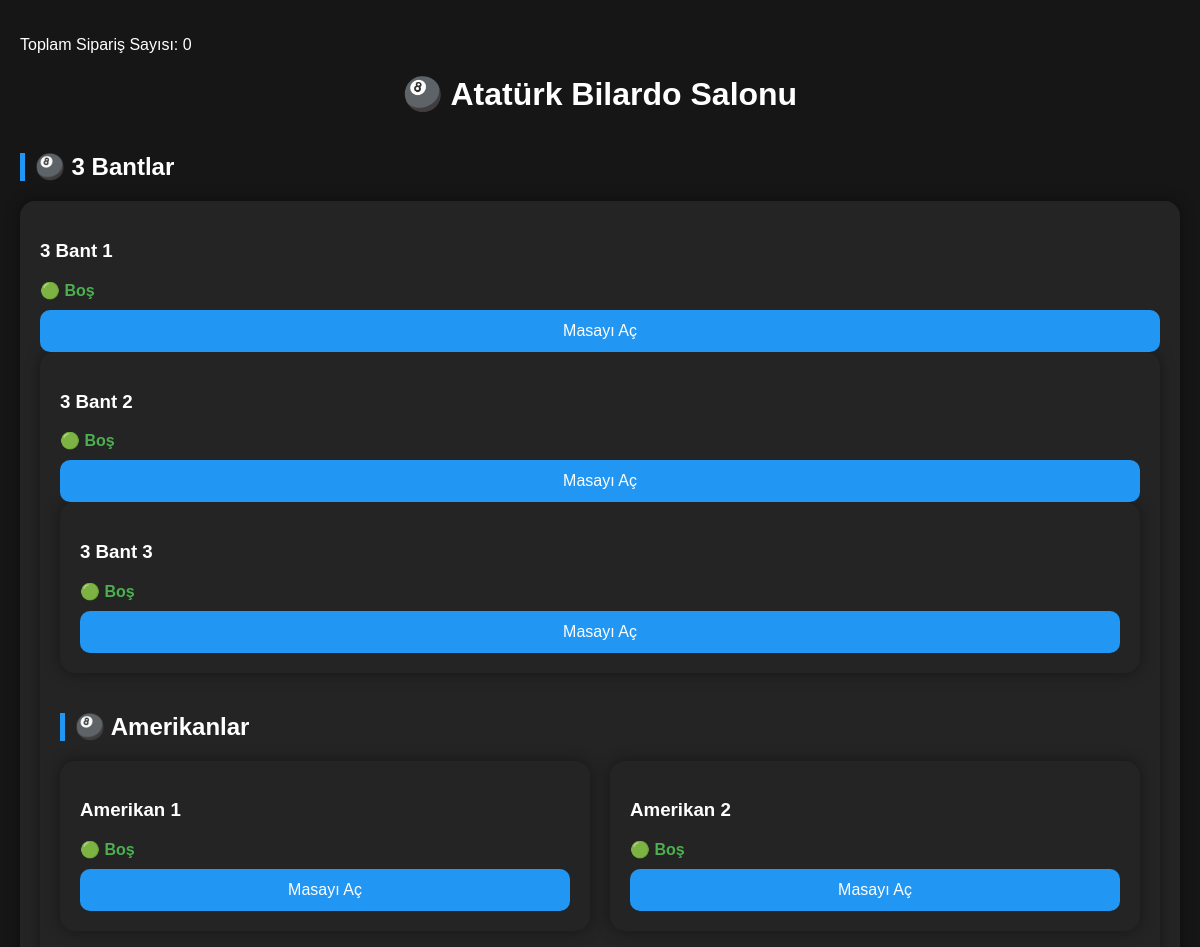
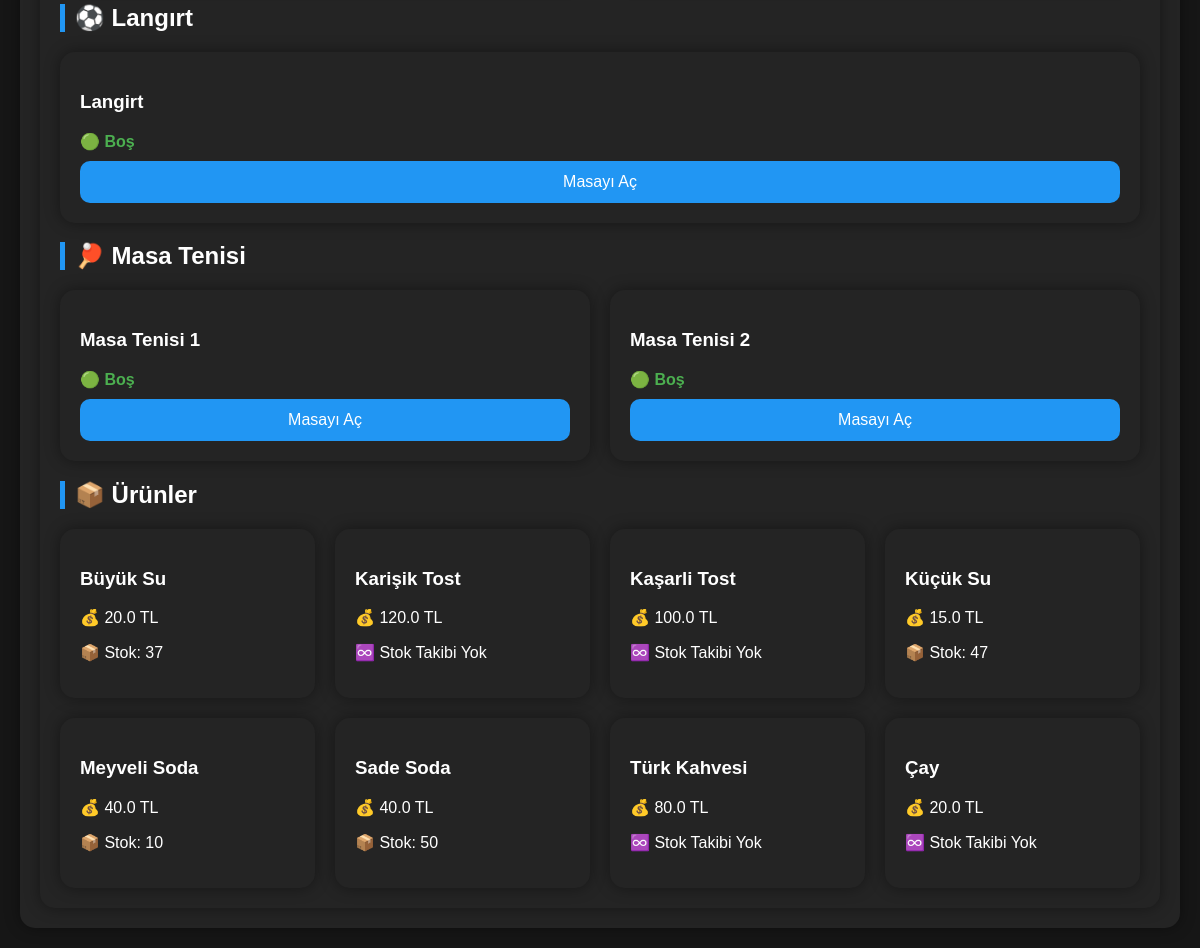
The page / on the database its author committed (2 pictures, top to bottom).
### app.py (models this page shows)
class Masa(db.Model):
    id = db.Column(
        db.Integer,
        primary_key=True
    )
    isim = db.Column(
        db.String(100),
        nullable=False
    )
    tip = db.Column(
        db.String(50),
        nullable=False
    )
    aktif = db.Column(
        db.Boolean,
        default=False
    )
    acilis_zamani = db.Column(
        db.DateTime,
        nullable=True
    )

class Urun(db.Model):
    id = db.Column(
        db.Integer,
        primary_key=True
    )
    isim = db.Column(
        db.String(100),
        nullable=False
    )
    fiyat = db.Column(
        db.Float,
        nullable=False
    )
    stok = db.Column(
        db.Integer,
        nullable=True
    )
    stok_takibi = db.Column(
        db.Boolean,
        default=True
    )
    minimum_stok = db.Column(
        db.Integer,
        nullable=True
    )
    aktif = db.Column(
        db.Boolean,
        default=True
    )

### app.py (the view, shortened to what this page needs)
@app.route("/")
def home():
    masalar = Masa.query.all()
    urunler = Urun.query.order_by(
        Urun.isim
    ).all()
    siparisler = Siparis.query.all()
    urun_dict = {}
    fiyat_dict = {}
    for urun in urunler:
        urun_dict[urun.id] = urun.isim
        fiyat_dict[urun.id] = urun.fiyat
    siparis_ozet = {}
    siparis_toplamlari = {}
    return render_template(
        "index.html",
        masalar=masalar,
        urunler=urunler,
        siparisler=siparisler,
        urun_dict=urun_dict,
        siparis_ozet=siparis_ozet,
        siparis_toplamlari=siparis_toplamlari,
        genel_toplamlar={},
        simdi=datetime.now(),
        ucretler=UCRETLER
    )

### templates/index.html (shortened to what this page needs)
<!DOCTYPE html>
<html lang="tr">
<head>
</head>
<body>
<p>Toplam Sipariş Sayısı: {{ siparisler|length }}</p>
<h1>🎱 Atatürk Bilardo Salonu</h1>
<div class="kategori">
<h2>🎱 3 Bantlar</h2>
<div class="container">
{% for masa in masalar %}
    {% if masa.tip == "3_bant" %}
    <div class="card">
        <h3>{{ masa.isim }}</h3>
        {% if masa.aktif %}
    <div class="status">🔴 Aktif</div>
<p class="sure"
   data-acilis="{{ masa.acilis_zamani.timestamp() }}">
   ⏱️ Hesaplanıyor...
</p>
<h3 class="ucret"
    data-saatlik="{{ ucretler[masa.tip] }}"
    data-acilis="{{ masa.acilis_zamani.timestamp() }}">
    💰 Hesaplanıyor...
</h3>
<button onclick="masaKapat({{ masa.id }})">
    Masayı Kapat
</button>
<h4>🧾 Siparişler</h4>
{% if masa.id in siparis_ozet %}
{% for urun_adi, veri in siparis_ozet[masa.id].items() %}
<p>
    🥤 {{ urun_adi }} x{{ veri.adet }}
    <button
        onclick="siparisAzalt(
            {{ masa.id }},
            {{ veri.urun_id }}
        )">
        ➖
    </button>
    <button
        onclick="siparisArttir(
            {{ masa.id }},
            {{ veri.urun_id }}
        )">
        ➕
    </button>
    <button
        onclick="siparisSil(
            {{ masa.id }},
            {{ veri.urun_id }}
        )">
        ❌
    </button>
</p>
{% endfor %}
{% else %}
    <p>Henüz sipariş yok</p>
{% endif %}
<h4>
    💰 Sipariş Toplamı:
    {{ siparis_toplamlari.get(masa.id, 0) }} TL
</h4>
<h4 class="genel-toplam"
    data-siparis="{{ siparis_toplamlari.get(masa.id, 0) }}">
    🧾 Genel Toplam: Hesaplanıyor...
</h4>
<form action="/siparis_ekle_form" method="post">
    <input
        type="hidden"
        name="masa_id"
        value="{{ masa.id }}"
    >
    <select name="urun_id">
        {% for urun in urunler %}
            <option value="{{ urun.id }}">
                {{ urun.isim }}
            </option>
        {% endfor %}
    </select>
    <br><br>
    <button
        type="button"
        onclick="adetAzalt(this)">
        ➖
    </button>
    <input
        type="number"
        name="adet"
        value="1"
        min="1"
        style="width:60px;text-align:center;"
    >
    <button
        type="button"
        onclick="adetArttir(this)">
        ➕
    </button>
    <br><br>
    <button type="submit">
        🛒 Sipariş Ekle
    </button>
</form>
{% else %}
    <div class="status">🟢 Boş</div>
<button onclick="masaAc({{ masa.id }})">
    Masayı Aç
</button>
{% endif %}
    {% endif %}
{% endfor %}
</div>
<div class="kategori">
<h2>🎱 Amerikanlar</h2>
<div class="container">
{% for masa in masalar %}
    {% if masa.tip == "amerikan" %}
    <div class="card">
        <h3>{{ masa.isim }}</h3>
        {% if masa.aktif %}
            <div class="status">🔴 Aktif</div>
            <p class="sure"
               data-acilis="{{ masa.acilis_zamani.timestamp() }}">
               ⏱️ Hesaplanıyor...
            </p>
            <h3 class="ucret"
                data-saatlik="{{ ucretler[masa.tip] }}"
                data-acilis="{{ masa.acilis_zamani.timestamp() }}">
                💰 Hesaplanıyor...
            </h3>
<button onclick="masaKapat({{ masa.id }})">
    Masayı Kapat
</button>
<h4>🧾 Siparişler</h4>
{% if masa.id in siparis_ozet %}
{% for urun_adi, veri in siparis_ozet[masa.id].items() %}
<p>
    🥤 {{ urun_adi }} x{{ veri.adet }}
    <button
        onclick="siparisAzalt(
            {{ masa.id }},
            {{ veri.urun_id }}
        )">
        ➖
    </button>
    <button
        onclick="siparisArttir(
            {{ masa.id }},
            {{ veri.urun_id }}
        )">
        ➕
    </button>
    <button
        onclick="siparisSil(
            {{ masa.id }},
            {{ veri.urun_id }}
        )">
        ❌
    </button>
</p>
{% endfor %}
{% else %}
    <p>Henüz sipariş yok</p>
{% endif %}
<h4>
    💰 Sipariş Toplamı:
    {{ siparis_toplamlari.get(masa.id, 0) }} TL
</h4>
<h4 class="genel-toplam"
    data-siparis="{{ siparis_toplamlari.get(masa.id, 0) }}">
    🧾 Genel Toplam: Hesaplanıyor...
</h4>
<form action="/siparis_ekle_form" method="post">
    <input
        type="hidden"
        name="masa_id"
        value="{{ masa.id }}"
    >
    <select name="urun_id">
        {% for urun in urunler %}
            <option value="{{ urun.id }}">
                {{ urun.isim }}
            </option>
        {% endfor %}
    </select>
    <br><br>
    <button
        type="button"
        onclick="adetAzalt(this)">
        ➖
    </button>
    <input
        type="number"
        name="adet"
        value="1"
        min="1"
        style="width:60px;text-align:center;"
    >
    <button
        type="button"
        onclick="adetArttir(this)">
        ➕
    </button>
    <br><br>
    <button type="submit">
        🛒 Sipariş Ekle
    </button>
</form>
        {% else %}
            <div class="status">🟢 Boş</div>
<button onclick="masaAc({{ masa.id }})">
    Masayı Aç
</button>
        {% endif %}
    </div>
    {% endif %}
{% endfor %}
</div>
<h2>⚽ Langırt</h2>
<div class="container">
{% for masa in masalar %}
    {% if masa.tip == "langirt" %}
    <div class="card">
        <h3>{{ masa.isim }}</h3>
        {% if masa.aktif %}
            <div class="status">🔴 Aktif</div>
            <p class="sure"
               data-acilis="{{ masa.acilis_zamani.timestamp() }}">
               ⏱️ Hesaplanıyor...
            </p>
            <h3 class="ucret"
                data-saatlik="{{ ucretler[masa.tip] }}"
                data-acilis="{{ masa.acilis_zamani.timestamp() }}">
                💰 Hesaplanıyor...
            </h3>
            <button onclick="masaKapat({{ masa.id }})">
                Masayı Kapat
            </button>
<h4>🧾 Siparişler</h4>
{% if masa.id in siparis_ozet %}
{% for urun_adi, veri in siparis_ozet[masa.id].items() %}
<p>
    🥤 {{ urun_adi }} x{{ veri.adet }}
    <button
        onclick="siparisAzalt(
            {{ masa.id }},
            {{ veri.urun_id }}
        )">
        ➖
    </button>
    <button
        onclick="siparisArttir(
            {{ masa.id }},
            {{ veri.urun_id }}
        )">
        ➕
    </button>
    <button
        onclick="siparisSil(
            {{ masa.id }},
            {{ veri.urun_id }}
        )">
        ❌
    </button>
</p>
{% endfor %}
{% else %}
    <p>Henüz sipariş yok</p>
{% endif %}
<h4>
    💰 Sipariş Toplamı:
    {{ siparis_toplamlari.get(masa.id, 0) }} TL
</h4>
<h4 class="genel-toplam"
    data-siparis="{{ siparis_toplamlari.get(masa.id, 0) }}">
    🧾 Genel Toplam: Hesaplanıyor...
</h4>
<form action="/siparis_ekle_form" method="post">
    <input
        type="hidden"
        name="masa_id"
        value="{{ masa.id }}"
    >
    <select name="urun_id">
        {% for urun in urunler %}
            <option value="{{ urun.id }}">
                {{ urun.isim }}
            </option>
        {% endfor %}
    </select>
    <br><br>
    <button
        type="button"
        onclick="adetAzalt(this)">
        ➖
    </button>
    <input
        type="number"
        name="adet"
        value="1"
        min="1"
        style="width:60px;text-align:center;"
    >
    <button
        type="button"
        onclick="adetArttir(this)">
        ➕
    </button>
    <br><br>
    <button type="submit">
        🛒 Sipariş Ekle
    </button>
</form>
        {% else %}
            <div class="status">🟢 Boş</div>
            <button onclick="masaAc({{ masa.id }})">
                Masayı Aç
            </button>
        {% endif %}
    </div>
    {% endif %}
{% endfor %}
</div>
<h2>🏓 Masa Tenisi</h2>
<div class="container">
{% for masa in masalar %}
    {% if masa.tip == "masa_tenisi" %}
    <div class="card">
        <h3>{{ masa.isim }}</h3>
        {% if masa.aktif %}
            <div class="status">🔴 Aktif</div>
            <p class="sure"
               data-acilis="{{ masa.acilis_zamani.timestamp() }}">
               ⏱️ Hesaplanıyor...
            </p>
            <h3 class="ucret"
                data-saatlik="{{ ucretler[masa.tip] }}"
                data-acilis="{{ masa.acilis_zamani.timestamp() }}">
                💰 Hesaplanıyor...
            </h3>
<button onclick="masaKapat({{ masa.id }})">
    Masayı Kapat
</button>
<h4>🧾 Siparişler</h4>
{% if masa.id in siparis_ozet %}
{% for urun_adi, veri in siparis_ozet[masa.id].items() %}
<p>
    🥤 {{ urun_adi }} x{{ veri.adet }}
    <button
        onclick="siparisAzalt(
            {{ masa.id }},
            {{ veri.urun_id }}
        )">
        ➖
    </button>
    <button
        onclick="siparisArttir(
            {{ masa.id }},
            {{ veri.urun_id }}
        )">
        ➕
    </button>
    <button
        onclick="siparisSil(
            {{ masa.id }},
            {{ veri.urun_id }}
        )">
        ❌
    </button>
</p>
{% endfor %}
{% else %}
    <p>Henüz sipariş yok</p>
{% endif %}
<h4>
    💰 Sipariş Toplamı:
    {{ siparis_toplamlari.get(masa.id, 0) }} TL
</h4>
<h4 class="genel-toplam"
    data-siparis="{{ siparis_toplamlari.get(masa.id, 0) }}">
    🧾 Genel Toplam: Hesaplanıyor...
</h4>
<form action="/siparis_ekle_form" method="post">
    <input
        type="hidden"
        name="masa_id"
        value="{{ masa.id }}"
    >
    <select name="urun_id">
        {% for urun in urunler %}
            <option value="{{ urun.id }}">
                {{ urun.isim }}
            </option>
        {% endfor %}
    </select>
    <br><br>
    <button
        type="button"
        onclick="adetAzalt(this)">
        ➖
    </button>
    <input
        type="number"
        name="adet"
        value="1"
        min="1"
        style="width:60px;text-align:center;"
    >
    <button
        type="button"
        onclick="adetArttir(this)">
        ➕
    </button>
    <br><br>
    <button type="submit">
        🛒 Sipariş Ekle
    </button>
</form>
        {% else %}
            <div class="status">🟢 Boş</div>
<button onclick="masaAc({{ masa.id }})">
    Masayı Aç
</button>
        {% endif %}
    </div>
    {% endif %}
{% endfor %}
</div>
<h2>📦 Ürünler</h2>
<div class="container">
{% for urun in urunler %}
<div class="card">
    <h3>{{ urun.isim }}</h3>
    <p>
        💰 {{ urun.fiyat }} TL
    </p>
    {% if urun.stok_takibi %}
        <p>
            📦 Stok: {{ urun.stok }}
        </p>
    {% else %}
        <p>
            ♾️ Stok Takibi Yok
        </p>
    {% endif %}
</div>
{% endfor %}
</div>
</body>
</html>

### templates/index.html (style rules this page uses)
body { background:#161616; color:white; font-family:Arial, sans-serif; margin:0; padding:20px; }
h1 { text-align:center; margin-bottom:40px; }
.kategori { margin-top:40px; }
.kategori h2 { border-left:5px solid #2196f3; padding-left:10px; }
.container { display:grid; grid-template-columns:repeat(auto-fit,minmax(250px,1fr)); gap:20px; margin-top:20px; }
.card { background:#242424; border-radius:15px; padding:20px; box-shadow:0 0 15px rgba(0,0,0,.4); }
.status { color:#4caf50; font-weight:bold; margin:10px 0; }
button { width:100%; padding:12px; border:none; border-radius:10px; background:#2196f3; color:white; cursor:pointer; font-size:16px; }

### rows shown on the page
Masa: isim "3 Bant 1"
Masa: isim "3 Bant 2"
Masa: isim "3 Bant 3"
Masa: isim "Amerikan 1"
Masa: isim "Amerikan 2"
Masa: isim "Langirt"
Masa: isim "Masa Tenisi 1"
Masa: isim "Masa Tenisi 2"
Urun: isim "Büyük Su", fiyat "20.0", stok "37"
Urun: isim "Karişik Tost", fiyat "120.0", stok_takibi "♾️ Stok Takibi Yok"
Urun: isim "Kaşarli Tost", fiyat "100.0", stok_takibi "♾️ Stok Takibi Yok"
Urun: isim "Küçük Su", fiyat "15.0", stok "47"
Urun: isim "Meyveli Soda", fiyat "40.0", stok "10"
Urun: isim "Sade Soda", fiyat "40.0", stok "50"
Urun: isim "Türk Kahvesi", fiyat "80.0", stok_takibi "♾️ Stok Takibi Yok"
Urun: isim "Çay", fiyat "20.0", stok_takibi "♾️ Stok Takibi Yok"

### other values the page prints
{{ siparisler|length }} "0"
